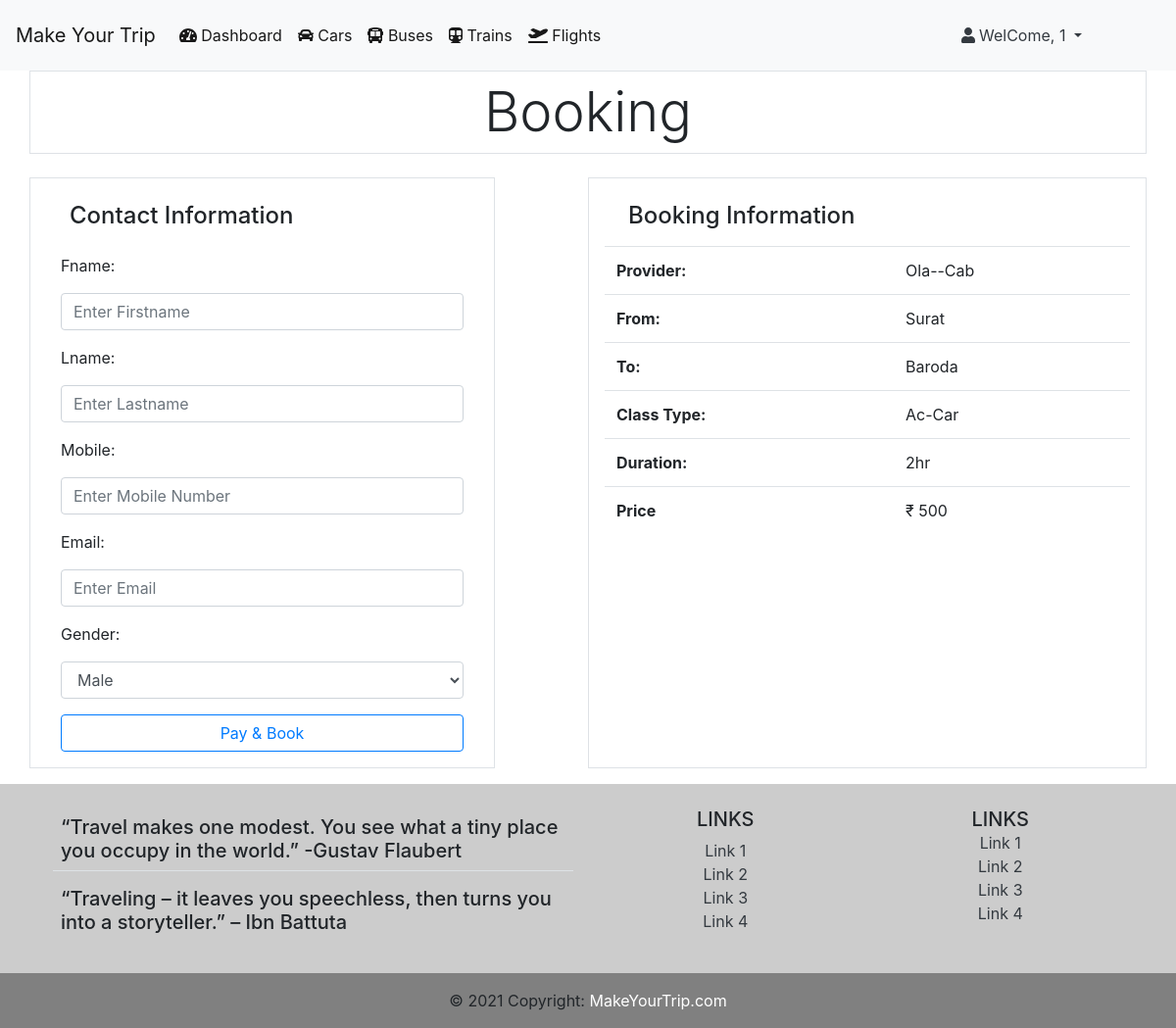
The app's page /booking/1/ (signed in) with its own data.
### myapp/models.py (models this page shows)
class VehicleModel(models.Model):
    provider = models.CharField(max_length=200)
    from_location = models.CharField(max_length=200)
    to_location = models.CharField(max_length=200)
    price = models.IntegerField()
    duration = models.CharField(max_length=200)
    v_class = models.CharField(max_length=200)
    v_type = models.CharField(choices=vehical_type,max_length=100)
    objects= models.Manager()

### myapp/views.py (the view)
# urls.py: path('booking/<int:id>/', BookingView, name='booking'),
def BookingView(request,id):
    if request.user.is_authenticated:
        if request.method == 'POST':
            info = VehicleModel.objects.get(id=id)
            form = BookingForm(request.POST)
            amount =(info.price)*100
            client = razorpay.Client(
            auth=("rzp_test_3TgO7ZbqAF1dN1", "eONIoTp17Y0eAGU0UTuJ0C44"))
            payment = client.order.create({'amount': amount, 'currency': 'INR',
                                                    'payment_capture': '1'})
            if form.is_valid():
                fname = form.cleaned_data['fname']
                lname = form.cleaned_data['lname']
                mobile = form.cleaned_data['mobile']
                email = form.cleaned_data['email']
                gender = form.cleaned_data['gender']
                data = BookingModel(
                    user = request.user,
                    fname = fname,
                    lname= lname,
                    mobile=mobile,
                    email=email,
                    gender=gender,
                    provider=info.provider,
                    from_location=info.from_location,
                    to_location=info.to_location,
                    class_type=info.v_class,
                    v_type=info.v_type,
                    duration=info.duration,
                    total=info.price,
                )
                data.save()
                messages.success(request,'You Ticket Successfully Booked...!!')
                return redirect('/dashboard/')
        else:
            info = VehicleModel.objects.get(id=id)
            form = BookingForm()
            amount =(info.price)*100
            client = razorpay.Client(
            auth=("rzp_test_3TgO7ZbqAF1dN1", "eONIoTp17Y0eAGU0UTuJ0C44"))
            payment = client.order.create({'amount': amount, 'currency': 'INR',
                                                    'payment_capture': '1'})
        context = {'info':info,'form':form,'payment':payment}
        return render(request,'booking.html',context)
    else:
        messages.info(request, '☹︎ Please Login First')
    return redirect('/signin')

### myapp/form.py
class BookingForm(forms.ModelForm):
    class Meta:
        model=BookingModel
        fields = ['fname','lname','mobile',
                    'email','gender',]
        widgets={
            'fname':forms.TextInput(attrs={'class':'form-control','placeholder':'Enter Firstname','required':True}),
            'lname':forms.TextInput(attrs={'class':'form-control','placeholder':'Enter Lastname'}),
            'mobile':forms.NumberInput(attrs={'class':'form-control','placeholder':'Enter Mobile Number'}),
            'email':forms.EmailInput(attrs={'class':'form-control','placeholder':'Enter Email'}),
            'gender':forms.Select(choices=gender,attrs={'class':'form-control'}),
        }

### myapp/templates/booking.html (shortened to what this page needs)
{% extends 'base.html' %}
{% block body %}
<div class="container">
  <div class="row ">
    <div class="col text-center display-4 p-2 border ">
      Booking
    </div>
  </div>
  <div class="row  mt-4">
    <div class="col-5 p-3 border">
      <p class="h4 ml-3 p-2">Contact Information</p>
      <form method="POST" action="{% url 'booking' info.id %}" novalidate >
        {% for fm in form %}
        <div class="col mt-3">
          <label>{{fm.label_tag}}</label>
          {{fm}}
        </div>
        {% endfor %}
        <div class="col mt-3">
          <button  class="btn btn-block btn-outline-primary" type="submit">Pay & Book</button>
        </div>
      </form>
    </div>
    <div class="col-1"></div>
    <div class="col-6 p-3 border">
      <p class="h4 ml-3 p-2">Booking Information</p>
      <table class="table">
        <tr>
          <th>Provider:</th>
          <td>{{info.provider}}</td>
        </tr>
        <tr>
          <th>From:</th>
          <td>{{info.from_location}}</td>
        </tr>
        <tr>
          <th>To:</th>
          <td>{{info.to_location}}</td>
        </tr>
        <tr>
          <th> Class Type:</th>
          <td>{{info.v_class}}</td>
        </tr>
        <tr>
          <th>Duration:</th>
          <td>{{info.duration}}</td>
        </tr>
        <tr>
          <th>Price</th>
          <td>₹ {{info.price}}</td>
        </tr>
      </table>
    </div>
  </div>
</div>
{% endblock body %}

### myapp/templates/base.html (shortened to what this page needs)
<!doctype html>
<html lang="en">
<head>
    <link rel="stylesheet" href="https://cdn.jsdelivr.net/npm/bootstrap@4.5.3/dist/css/bootstrap.min.css"
>
    <link rel="stylesheet" href="https://cdnjs.cloudflare.com/ajax/libs/font-awesome/5.15.3/css/all.min.css">
</head>
<body>
    {% if user.is_authenticated %}
    <nav class="navbar navbar-expand-lg navbar-light bg-light">
        <a class="navbar-brand" href="{% url 'home' %}">Make Your Trip</a>
        <div class="collapse navbar-collapse" id="navbarSupportedContent">
            <ul class="navbar-nav mr-auto">
                <li class="nav-item active">
                    <a class="nav-link" href="{% url 'dashboard' %}"><i class="fas fa-tachometer-alt"></i> Dashboard<span class="sr-only">(current)</span></a>
                </li>
                <li class="nav-item active">
                    <a class="nav-link" href="{% url 'car' %}"><i class="fas fa-car"></i> Cars<span class="sr-only">(current)</span></a>
                </li>
                <li class="nav-item active">
                    <a class="nav-link" href="{% url 'bus' %}"><i class="fas fa-bus-alt"></i> Buses<span class="sr-only">(current)</span></a>
                </li>
                <li class="nav-item active">
                    <a class="nav-link" href="{% url 'train' %}"><i class="fas fa-subway"></i> Trains<span class="sr-only">(current)</span></a>
                </li>
                <li class="nav-item active">
                    <a class="nav-link" href="{% url 'flight' %}"><i class="fas fa-plane-departure"></i> Flights<span class="sr-only">(current)</span></a>
                </li>
            </ul>
            <li class="nav-item dropdown navbar mr-5 text-dark">
                <a class="nav-link dropdown-toggle text-dark" href="#" id="navbarDropdown" role="button"
                    data-toggle="dropdown" aria-haspopup="true" aria-expanded="false">
                    <i class="fas fa-user"></i> WelCome, {{request.user}}
                </a>
            </li>
        </div>
    </nav>
    {% endif %}
    {% block body %}
    {% endblock body %}
    {% if user.is_authenticated %}
    <footer class=" text-center text-lg-start mt-3" style="background-color: #cccccc;" >
        <div class="container p-4">
            <div class="row">
                <div class="col-lg-6 col-md-12 mb-4 mb-md-0">
                    <div class="text-left h5 border-bottom p-2">
                        “Travel makes one modest. You see what a tiny place you occupy in the world.” -Gustav Flaubert
                    </div>
                    <div class="text-left h5 p-2">
                        “Traveling – it leaves you speechless, then turns you into a storyteller.” – Ibn Battuta
                    </div>
                </div>
                <div class="col-lg-3 col-md-6 mb-4 mb-md-0">
                    <h5 class="text-uppercase">Links</h5>
                    <ul class="list-unstyled mb-0">
                        <li>
                            <a href="#!" class="text-dark">Link 1</a>
                        </li>
                        <li>
                            <a href="#!" class="text-dark">Link 2</a>
                        </li>
                        <li>
                            <a href="#!" class="text-dark">Link 3</a>
                        </li>
                        <li>
                            <a href="#!" class="text-dark">Link 4</a>
                        </li>
                    </ul>
                </div>
                <div class="col-lg-3 col-md-6 mb-4 mb-md-0">
                    <h5 class="text-uppercase mb-0">Links</h5>
                    <ul class="list-unstyled">
                        <li>
                            <a href="#!" class="text-dark">Link 1</a>
                        </li>
                        <li>
                            <a href="#!" class="text-dark">Link 2</a>
                        </li>
                        <li>
                            <a href="#!" class="text-dark">Link 3</a>
                        </li>
                        <li>
                            <a href="#!" class="text-dark">Link 4</a>
                        </li>
                    </ul>
                </div>
            </div>
        </div>
        <div class="text-center p-3" style="background-color: #808080;">
            © 2021 Copyright:
            <a class="text-white" href="https://mdbootstrap.com/">MakeYourTrip.com</a>
        </div>
    </footer>
    {% endif %}
</body>
</html>

### records on screen
VehicleModel: provider "Ola--Cab", from_location "Surat", to_location "Baroda", v_class "Ac-Car", duration "2hr", price "500"

### other values on screen
{{ request.user }} "1"
{{ fm.label_tag }} "Fname:" "Lname:" "Mobile:" "Email:" "Gender:"
